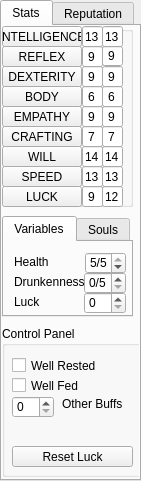
   <widget class="QTabWidget" name="STATS_TABS">
    <property name="geometry">
     <rect>
      <x>10</x>
      <y>30</y>
      <width>141</width>
      <height>481</height>
     </rect>
    </property>
    <property name="currentIndex">
     <number>0</number>
    </property>
    <widget class="QWidget" name="Stats_tab1">
     <attribute name="title">
      <string>Stats</string>
     </attribute>
     <widget class="QGroupBox" name="STATS_2">
      <property name="geometry">
       <rect>
        <x>0</x>
        <y>0</y>
        <width>131</width>
        <height>181</height>
       </rect>
      </property>
      <property name="title">
       <string/>
      </property>
      <widget class="QPushButton" name="INT">
       <property name="geometry">
        <rect>
         <x>0</x>
         <y>0</y>
         <width>80</width>
         <height>21</height>
        </rect>
       </property>
       <property name="text">
        <string>INTELLIGENCE</string>
       </property>
       <property name="checkable">
        <bool>false</bool>
       </property>
      </widget>
      <widget class="QPushButton" name="REF">
       <property name="geometry">
        <rect>
         <x>0</x>
         <y>20</y>
         <width>80</width>
         <height>21</height>
        </rect>
       </property>
       <property name="text">
        <string>REFLEX</string>
       </property>
       <property name="checkable">
        <bool>false</bool>
       </property>
      </widget>
      <widget class="QPushButton" name="DEX">
       <property name="geometry">
        <rect>
         <x>0</x>
         <y>40</y>
         <width>80</width>
         <height>21</height>
        </rect>
       </property>
       <property name="text">
        <string>DEXTERITY</string>
       </property>
       <property name="checkable">
        <bool>false</bool>
       </property>
      </widget>
      <widget class="QPushButton" name="BODY">
       <property name="geometry">
        <rect>
         <x>0</x>
         <y>60</y>
         <width>80</width>
         <height>21</height>
        </rect>
       </property>
       <property name="text">
        <string>BODY</string>
       </property>
       <property name="checkable">
        <bool>false</bool>
       </property>
      </widget>
      <widget class="QPushButton" name="EMP">
       <property name="geometry">
        <rect>
         <x>0</x>
         <y>160</y>
         <width>80</width>
         <height>21</height>
        </rect>
       </property>
       <property name="text">
        <string>LUCK</string>
       </property>
       <property name="checkable">
        <bool>false</bool>
       </property>
      </widget>
      <widget class="QPushButton" name="CRA">
       <property name="geometry">
        <rect>
         <x>0</x>
         <y>140</y>
         <width>80</width>
         <height>21</height>
        </rect>
       </property>
       <property name="text">
        <string>SPEED</string>
       </property>
       <property name="checkable">
        <bool>false</bool>
       </property>
      </widget>
      <widget class="QPushButton" name="WILL">
       <property name="geometry">
        <rect>
         <x>0</x>
         <y>120</y>
         <width>80</width>
         <height>21</height>
        </rect>
       </property>
       <property name="text">
        <string>WILL</string>
       </property>
       <property name="checkable">
        <bool>false</bool>
       </property>
      </widget>
      <widget class="QPushButton" name="SPD">
       <property name="geometry">
        <rect>
         <x>0</x>
         <y>100</y>
         <width>80</width>
         <height>21</height>
        </rect>
       </property>
       <property name="text">
        <string>CRAFTING</string>
       </property>
       <property name="checkable">
        <bool>false</bool>
       </property>
      </widget>
      <widget class="QPushButton" name="LUCK">
       <property name="geometry">
        <rect>
         <x>0</x>
         <y>80</y>
         <width>80</width>
         <height>21</height>
        </rect>
       </property>
       <property name="text">
        <string>EMPATHY</string>
       </property>
       <property name="checkable">
        <bool>false</bool>
       </property>
      </widget>
      <widget class="QLineEdit" name="value_int">
       <property name="geometry">
        <rect>
         <x>80</x>
         <y>0</y>
         <width>21</width>
         <height>21</height>
        </rect>
       </property>
       <property name="text">
        <string>13</string>
       </property>
       <property name="alignment">
        <set>Qt::AlignCenter</set>
       </property>
       <property name="readOnly">
        <bool>true</bool>
       </property>
      </widget>
      <widget class="QLineEdit" name="value_ref">
       <property name="geometry">
        <rect>
         <x>80</x>
         <y>20</y>
         <width>21</width>
         <height>21</height>
        </rect>
       </property>
       <property name="text">
        <string>9</string>
       </property>
       <property name="alignment">
        <set>Qt::AlignCenter</set>
       </property>
       <property name="readOnly">
        <bool>true</bool>
       </property>
      </widget>
      <widget class="QLineEdit" name="value_dex">
       <property name="geometry">
        <rect>
         <x>80</x>
         <y>40</y>
         <width>21</width>
         <height>21</height>
        </rect>
       </property>
       <property name="text">
        <string>9</string>
       </property>
       <property name="alignment">
        <set>Qt::AlignCenter</set>
       </property>
       <property name="readOnly">
        <bool>true</bool>
       </property>
      </widget>
      <widget class="QLineEdit" name="value_spd">
       <property name="geometry">
        <rect>
         <x>80</x>
         <y>140</y>
         <width>21</width>
         <height>21</height>
        </rect>
       </property>
       <property name="text">
        <string>13</string>
       </property>
       <property name="alignment">
        <set>Qt::AlignCenter</set>
       </property>
       <property name="readOnly">
        <bool>true</bool>
       </property>
      </widget>
      <widget class="QLineEdit" name="value_will">
       <property name="geometry">
        <rect>
         <x>80</x>
         <y>120</y>
         <width>21</width>
         <height>21</height>
        </rect>
       </property>
       <property name="text">
        <string>14</string>
       </property>
       <property name="alignment">
        <set>Qt::AlignCenter</set>
       </property>
       <property name="readOnly">
        <bool>true</bool>
       </property>
      </widget>
      <widget class="QLineEdit" name="value_cra">
       <property name="geometry">
        <rect>
         <x>80</x>
         <y>100</y>
         <width>21</width>
         <height>21</height>
        </rect>
       </property>
       <property name="text">
        <string>7</string>
       </property>
       <property name="alignment">
        <set>Qt::AlignCenter</set>
       </property>
       <property name="readOnly">
        <bool>true</bool>
       </property>
      </widget>
      <widget class="QLineEdit" name="value_emp">
       <property name="geometry">
        <rect>
         <x>80</x>
         <y>80</y>
         <width>21</width>
         <height>21</height>
        </rect>
       </property>
       <property name="text">
        <string>9</string>
       </property>
       <property name="alignment">
        <set>Qt::AlignCenter</set>
       </property>
       <property name="readOnly">
        <bool>true</bool>
       </property>
      </widget>
      <widget class="QLineEdit" name="value_body">
       <property name="geometry">
        <rect>
         <x>80</x>
         <y>60</y>
         <width>21</width>
         <height>21</height>
        </rect>
       </property>
       <property name="text">
        <string>6</string>
       </property>
       <property name="alignment">
        <set>Qt::AlignCenter</set>
       </property>
       <property name="readOnly">
        <bool>true</bool>
       </property>
      </widget>
      <widget class="QLineEdit" name="value_luck_b">
       <property name="geometry">
        <rect>
         <x>80</x>
         <y>160</y>
         <width>21</width>
         <height>21</height>
        </rect>
       </property>
       <property name="text">
        <string>9</string>
       </property>
       <property name="alignment">
        <set>Qt::AlignCenter</set>
       </property>
       <property name="readOnly">
        <bool>true</bool>
       </property>
      </widget>
      <widget class="QLineEdit" name="value_currentInt">
       <property name="geometry">
        <rect>
         <x>100</x>
         <y>0</y>
         <width>21</width>
         <height>21</height>
        </rect>
       </property>
       <property name="text">
        <string>13</string>
       </property>
       <property name="alignment">
        <set>Qt::AlignCenter</set>
       </property>
       <property name="readOnly">
        <bool>true</bool>
       </property>
      </widget>
      <widget class="QLineEdit" name="value_currentLuck">
       <property name="geometry">
        <rect>
         <x>100</x>
         <y>160</y>
         <width>21</width>
         <height>21</height>
        </rect>
       </property>
       <property name="text">
        <string>12</string>
       </property>
       <property name="alignment">
        <set>Qt::AlignCenter</set>
       </property>
       <property name="readOnly">
        <bool>true</bool>
       </property>
      </widget>
      <widget class="QLineEdit" name="value_currentSpeed">
       <property name="geometry">
        <rect>
         <x>100</x>
         <y>140</y>
         <width>21</width>
         <height>21</height>
        </rect>
       </property>
       <property name="text">
        <string>13</string>
       </property>
       <property name="alignment">
        <set>Qt::AlignCenter</set>
       </property>
       <property name="readOnly">
        <bool>true</bool>
       </property>
      </widget>
      <widget class="QLineEdit" name="value_currentWill">
       <property name="geometry">
        <rect>
         <x>100</x>
         <y>120</y>
         <width>21</width>
         <height>21</height>
        </rect>
       </property>
       <property name="text">
        <string>14</string>
       </property>
       <property name="alignment">
        <set>Qt::AlignCenter</set>
       </property>
       <property name="readOnly">
        <bool>true</bool>
       </property>
      </widget>
      <widget class="QLineEdit" name="value_currentCrafting">
       <property name="geometry">
        <rect>
         <x>100</x>
         <y>100</y>
         <width>21</width>
         <height>21</height>
        </rect>
       </property>
       <property name="text">
        <string>7</string>
       </property>
       <property name="alignment">
        <set>Qt::AlignCenter</set>
       </property>
       <property name="readOnly">
        <bool>true</bool>
       </property>
      </widget>
      <widget class="QLineEdit" name="value_currentEmpathy">
       <property name="geometry">
        <rect>
         <x>100</x>
         <y>80</y>
         <width>21</width>
         <height>21</height>
        </rect>
       </property>
       <property name="text">
        <string>9</string>
       </property>
       <property name="alignment">
        <set>Qt::AlignCenter</set>
       </property>
       <property name="readOnly">
        <bool>true</bool>
       </property>
      </widget>
      <widget class="QLineEdit" name="value_currentBody">
       <property name="geometry">
        <rect>
         <x>100</x>
         <y>60</y>
         <width>21</width>
         <height>21</height>
        </rect>
       </property>
       <property name="text">
        <string>6</string>
       </property>
       <property name="alignment">
        <set>Qt::AlignCenter</set>
       </property>
       <property name="readOnly">
        <bool>true</bool>
       </property>
      </widget>
      <widget class="QLineEdit" name="value_currentDexterity">
       <property name="geometry">
        <rect>
         <x>100</x>
         <y>40</y>
         <width>21</width>
         <height>21</height>
        </rect>
       </property>
       <property name="text">
        <string>9</string>
       </property>
       <property name="alignment">
        <set>Qt::AlignCenter</set>
       </property>
       <property name="readOnly">
        <bool>true</bool>
       </property>
      </widget>
      <widget class="QLineEdit" name="value_currentReflex">
       <property name="geometry">
        <rect>
         <x>100</x>
         <y>20</y>
         <width>21</width>
         <height>20</height>
        </rect>
       </property>
       <property name="text">
        <string>9</string>
       </property>
       <property name="alignment">
        <set>Qt::AlignCenter</set>
       </property>
       <property name="readOnly">
        <bool>true</bool>
       </property>
      </widget>
     </widget>
     <widget class="QTabWidget" name="VARIABLE_TABS">
      <property name="geometry">
       <rect>
        <x>0</x>
        <y>190</y>
        <width>131</width>
        <height>101</height>
       </rect>
      </property>
      <property name="tabShape">
       <enum>QTabWidget::Rounded</enum>
      </property>
      <property name="currentIndex">
       <number>0</number>
      </property>
      <property name="tabBarAutoHide">
       <bool>false</bool>
      </property>
      <widget class="QWidget" name="VARIABLES_tab1">
       <attribute name="title">
        <string>Variables</string>
       </attribute>
       <widget class="QLabel" name="label_health">
        <property name="geometry">
         <rect>
          <x>10</x>
          <y>10</y>
          <width>47</width>
          <height>20</height>
         </rect>
        </property>
        <property name="text">
         <string>Health</string>
        </property>
       </widget>
       <widget class="QLabel" name="label_drunkenness">
        <property name="geometry">
         <rect>
          <x>10</x>
          <y>30</y>
          <width>71</width>
          <height>20</height>
         </rect>
        </property>
        <property name="text">
         <string>Drunkenness</string>
        </property>
       </widget>
       <widget class="QLabel" name="label_luck">
        <property name="geometry">
         <rect>
          <x>10</x>
          <y>50</y>
          <width>47</width>
          <height>20</height>
         </rect>
        </property>
        <property name="text">
         <string>Luck</string>
        </property>
       </widget>
       <widget class="QSpinBox" name="value_health">
        <property name="geometry">
         <rect>
          <x>81</x>
          <y>10</y>
          <width>41</width>
          <height>22</height>
         </rect>
        </property>
        <property name="readOnly">
         <bool>false</bool>
        </property>
        <property name="suffix">
         <string>/5</string>
        </property>
        <property name="maximum">
         <number>5</number>
        </property>
        <property name="value">
         <number>5</number>
        </property>
       </widget>
       <widget class="QSpinBox" name="value_drunkenness">
        <property name="geometry">
         <rect>
          <x>80</x>
          <y>30</y>
          <width>42</width>
          <height>22</height>
         </rect>
        </property>
        <property name="suffix">
         <string>/5</string>
        </property>
        <property name="prefix">
         <string/>
        </property>
        <property name="maximum">
         <number>5</number>
        </property>
       </widget>
       <widget class="QSpinBox" name="value_luck">
        <property name="geometry">
         <rect>
          <x>80</x>
          <y>50</y>
          <width>42</width>
          <height>22</height>
         </rect>
        </property>
       </widget>
      </widget>
      <widget class="QWidget" name="VARIABLES_tab2">
       <attribute name="title">
        <string>Souls</string>
       </attribute>
      </widget>
     </widget>
     <widget class="QGroupBox" name="groupBox">
      <property name="geometry">
       <rect>
        <x>0</x>
        <y>300</y>
        <width>141</width>
        <height>151</height>
       </rect>
      </property>
      <property name="title">
       <string>Control Panel</string>
      </property>
      <widget class="QCheckBox" name="WellRested">
       <property name="geometry">
        <rect>
         <x>10</x>
         <y>30</y>
         <width>91</width>
         <height>19</height>
        </rect>
       </property>
       <property name="text">
        <string>Well Rested</string>
       </property>
      </widget>
      <widget class="QCheckBox" name="WeddFed">
       <property name="geometry">
        <rect>
         <x>10</x>
         <y>50</y>
         <width>91</width>
         <height>19</height>
        </rect>
       </property>
       <property name="text">
        <string>Well Fed</string>
       </property>
      </widget>
      <widget class="QSpinBox" name="Other_Buffs">
       <property name="geometry">
        <rect>
         <x>10</x>
         <y>70</y>
         <width>42</width>
         <height>22</height>
        </rect>
       </property>
      </widget>
      <widget class="QLabel" name="label_otherBuffs">
       <property name="geometry">
        <rect>
         <x>60</x>
         <y>70</y>
         <width>61</width>
         <height>16</height>
        </rect>
       </property>
       <property name="text">
        <string>Other Buffs</string>
       </property>
      </widget>
      <widget class="QPushButton" name="ResetLuck">
       <property name="geometry">
        <rect>
         <x>10</x>
         <y>120</y>
         <width>121</width>
         <height>21</height>
        </rect>
       </property>
       <property name="text">
        <string>Reset Luck</string>
       </property>
      </widget>
     </widget>
    </widget>
    <widget class="QWidget" name="Reputation">
     <attribute name="title">
      <string>Reputation</string>
     </attribute>
    </widget>
   </widget>
